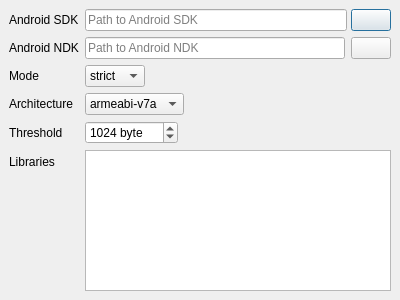
<?xml version="1.0" encoding="UTF-8"?>
<ui version="4.0">
 <class>ConfigDialog</class>
 <widget class="QDialog" name="ConfigDialog">
  <property name="windowModality">
   <enum>Qt::NonModal</enum>
  </property>
  <property name="geometry">
   <rect>
    <x>0</x>
    <y>0</y>
    <width>400</width>
    <height>300</height>
   </rect>
  </property>
  <property name="windowTitle">
   <string>Edit Configuration</string>
  </property>
  <property name="modal">
   <bool>false</bool>
  </property>
  <layout class="QFormLayout" name="formLayout">
   <property name="fieldGrowthPolicy">
    <enum>QFormLayout::ExpandingFieldsGrow</enum>
   </property>
   <property name="horizontalSpacing">
    <number>6</number>
   </property>
   <property name="verticalSpacing">
    <number>6</number>
   </property>
   <property name="leftMargin">
    <number>9</number>
   </property>
   <property name="topMargin">
    <number>9</number>
   </property>
   <property name="rightMargin">
    <number>9</number>
   </property>
   <property name="bottomMargin">
    <number>9</number>
   </property>
   <item row="3" column="0">
    <widget class="QLabel" name="label">
     <property name="text">
      <string>Architecture</string>
     </property>
     <property name="alignment">
      <set>Qt::AlignLeading|Qt::AlignLeft|Qt::AlignVCenter</set>
     </property>
    </widget>
   </item>
   <item row="3" column="1">
    <widget class="QComboBox" name="archComboBox">
     <item>
      <property name="text">
       <string>armeabi-v7a</string>
      </property>
     </item>
     <item>
      <property name="text">
       <string>arm64-v8a</string>
      </property>
     </item>
    </widget>
   </item>
   <item row="4" column="0">
    <widget class="QLabel" name="label_2">
     <property name="text">
      <string>Threshold</string>
     </property>
     <property name="alignment">
      <set>Qt::AlignLeading|Qt::AlignLeft|Qt::AlignVCenter</set>
     </property>
    </widget>
   </item>
   <item row="4" column="1">
    <widget class="QSpinBox" name="thresholdSpinBox">
     <property name="sizePolicy">
      <sizepolicy hsizetype="Preferred" vsizetype="Fixed">
       <horstretch>0</horstretch>
       <verstretch>0</verstretch>
      </sizepolicy>
     </property>
     <property name="toolTip">
      <string>Malloc stacktrace collect threshold.</string>
     </property>
     <property name="suffix">
      <string> byte</string>
     </property>
     <property name="prefix">
      <string/>
     </property>
     <property name="maximum">
      <number>1048576</number>
     </property>
     <property name="value">
      <number>1024</number>
     </property>
    </widget>
   </item>
   <item row="5" column="0">
    <widget class="QLabel" name="label_4">
     <property name="text">
      <string>Libraries</string>
     </property>
     <property name="alignment">
      <set>Qt::AlignLeading|Qt::AlignLeft|Qt::AlignVCenter</set>
     </property>
    </widget>
   </item>
   <item row="5" column="1">
    <widget class="QListWidget" name="libraryListWidget"/>
   </item>
   <item row="0" column="0">
    <widget class="QLabel" name="label_3">
     <property name="text">
      <string>Android SDK</string>
     </property>
     <property name="alignment">
      <set>Qt::AlignLeading|Qt::AlignLeft|Qt::AlignVCenter</set>
     </property>
    </widget>
   </item>
   <item row="1" column="0">
    <widget class="QLabel" name="label_5">
     <property name="text">
      <string>Android NDK</string>
     </property>
     <property name="alignment">
      <set>Qt::AlignLeading|Qt::AlignLeft|Qt::AlignVCenter</set>
     </property>
    </widget>
   </item>
   <item row="0" column="1">
    <layout class="QHBoxLayout" name="horizontalLayout">
     <property name="spacing">
      <number>4</number>
     </property>
     <item>
      <widget class="QLineEdit" name="lineEditSDKFolder">
       <property name="sizePolicy">
        <sizepolicy hsizetype="Expanding" vsizetype="Fixed">
         <horstretch>0</horstretch>
         <verstretch>0</verstretch>
        </sizepolicy>
       </property>
       <property name="readOnly">
        <bool>true</bool>
       </property>
       <property name="placeholderText">
        <string>Path to Android SDK</string>
       </property>
      </widget>
     </item>
     <item>
      <widget class="QPushButton" name="btnSDKFolder">
       <property name="sizePolicy">
        <sizepolicy hsizetype="Fixed" vsizetype="Fixed">
         <horstretch>0</horstretch>
         <verstretch>0</verstretch>
        </sizepolicy>
       </property>
       <property name="text">
        <string/>
       </property>
       <property name="icon">
        <iconset resource="res/icon.qrc">
         <normaloff>:/toolbutton/btn_open.png</normaloff>:/toolbutton/btn_open.png</iconset>
       </property>
       <property name="autoDefault">
        <bool>true</bool>
       </property>
      </widget>
     </item>
    </layout>
   </item>
   <item row="1" column="1">
    <layout class="QHBoxLayout" name="horizontalLayout_2">
     <item>
      <widget class="QLineEdit" name="lineEditNDKFolder">
       <property name="readOnly">
        <bool>true</bool>
       </property>
       <property name="placeholderText">
        <string>Path to Android NDK</string>
       </property>
      </widget>
     </item>
     <item>
      <widget class="QPushButton" name="btnNDKFolder">
       <property name="sizePolicy">
        <sizepolicy hsizetype="Fixed" vsizetype="Fixed">
         <horstretch>0</horstretch>
         <verstretch>0</verstretch>
        </sizepolicy>
       </property>
       <property name="text">
        <string/>
       </property>
       <property name="icon">
        <iconset resource="res/icon.qrc">
         <normaloff>:/toolbutton/btn_open.png</normaloff>:/toolbutton/btn_open.png</iconset>
       </property>
      </widget>
     </item>
    </layout>
   </item>
   <item row="2" column="0">
    <widget class="QLabel" name="label_6">
     <property name="text">
      <string>Mode</string>
     </property>
     <property name="alignment">
      <set>Qt::AlignLeading|Qt::AlignLeft|Qt::AlignVCenter</set>
     </property>
    </widget>
   </item>
   <item row="2" column="1">
    <widget class="QComboBox" name="modeComboBox">
     <item>
      <property name="text">
       <string>strict</string>
      </property>
     </item>
     <item>
      <property name="text">
       <string>loose</string>
      </property>
     </item>
    </widget>
   </item>
  </layout>
 </widget>
 <resources>
  <include location="res/icon.qrc"/>
 </resources>
 <connections/>
</ui>
